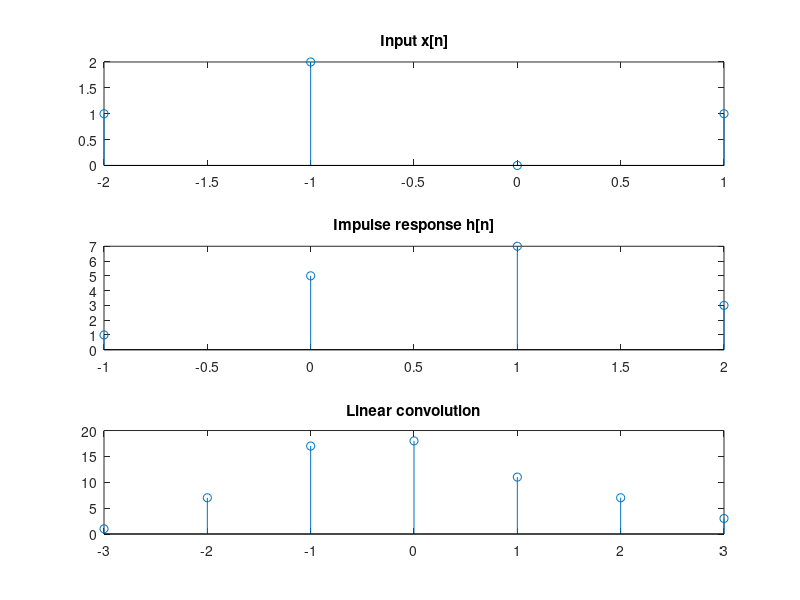

Here is the MATLAB script that generated this plot:

clc; clear all; close all;

x = [1 2 0 1];
h = [1 5 7 3];

n1 = -2:1;
n2 = -1:2;

y = conv(x,h);
n = -3:3;

subplot(3,1,1);
stem(n1,x);
title('Input x[n]');

subplot(3,1,2);
stem(n2,h);
title('Impulse response h[n]');

subplot(3,1,3);
stem(n,y);
title('Linear convolution');
